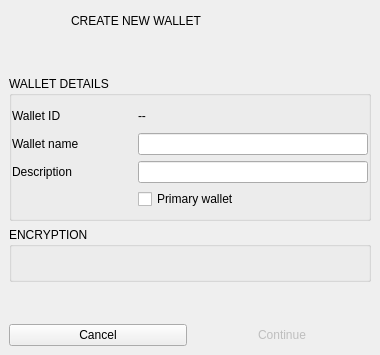
<?xml version="1.0" encoding="UTF-8"?>
<ui version="4.0">
 <class>CreateWalletDialog</class>
 <widget class="QDialog" name="CreateWalletDialog">
  <property name="geometry">
   <rect>
    <x>0</x>
    <y>0</y>
    <width>380</width>
    <height>355</height>
   </rect>
  </property>
  <property name="windowTitle">
   <string>Dialog</string>
  </property>
  <layout class="QVBoxLayout" name="verticalLayout">
   <property name="spacing">
    <number>7</number>
   </property>
   <property name="leftMargin">
    <number>0</number>
   </property>
   <property name="topMargin">
    <number>0</number>
   </property>
   <property name="rightMargin">
    <number>0</number>
   </property>
   <property name="bottomMargin">
    <number>0</number>
   </property>
   <item>
    <widget class="QWidget" name="verticalWidget_2" native="true">
     <property name="minimumSize">
      <size>
       <width>380</width>
       <height>60</height>
      </size>
     </property>
     <property name="maximumSize">
      <size>
       <width>378</width>
       <height>60</height>
      </size>
     </property>
     <property name="darkOverlay" stdset="0">
      <bool>true</bool>
     </property>
     <widget class="QLabel" name="label">
      <property name="geometry">
       <rect>
        <x>1</x>
        <y>1</y>
        <width>401</width>
        <height>40</height>
       </rect>
      </property>
      <property name="text">
       <string>CREATE NEW WALLET</string>
      </property>
      <property name="indent">
       <number>70</number>
      </property>
      <property name="titlePaneSecondary" stdset="0">
       <bool>true</bool>
      </property>
      <property name="h1" stdset="0">
       <bool>true</bool>
      </property>
     </widget>
     <widget class="QLabel" name="label_2">
      <property name="geometry">
       <rect>
        <x>0</x>
        <y>0</y>
        <width>60</width>
        <height>60</height>
       </rect>
      </property>
      <property name="text">
       <string/>
      </property>
      <property name="pixmap">
       <pixmap resource="../armory.qrc">:/resources/wallet_create.png</pixmap>
      </property>
      <property name="alignment">
       <set>Qt::AlignCenter</set>
      </property>
     </widget>
    </widget>
   </item>
   <item>
    <widget class="QWidget" name="widget_2" native="true">
     <property name="minimumSize">
      <size>
       <width>0</width>
       <height>100</height>
      </size>
     </property>
     <layout class="QVBoxLayout" name="verticalLayout_4">
      <item>
       <widget class="QGroupBox" name="groupBox">
        <property name="title">
         <string>WALLET DETAILS</string>
        </property>
        <layout class="QGridLayout" name="gridLayout">
         <property name="leftMargin">
          <number>0</number>
         </property>
         <property name="topMargin">
          <number>9</number>
         </property>
         <property name="rightMargin">
          <number>0</number>
         </property>
         <item row="3" column="1">
          <widget class="QCheckBox" name="checkBoxPrimaryWallet">
           <property name="enabled">
            <bool>true</bool>
           </property>
           <property name="sizePolicy">
            <sizepolicy hsizetype="Expanding" vsizetype="Fixed">
             <horstretch>0</horstretch>
             <verstretch>0</verstretch>
            </sizepolicy>
           </property>
           <property name="text">
            <string>Primary wallet</string>
           </property>
          </widget>
         </item>
         <item row="2" column="1">
          <widget class="QLineEdit" name="lineEditDescription"/>
         </item>
         <item row="1" column="0">
          <widget class="QLabel" name="label_3">
           <property name="sizeIncrement">
            <size>
             <width>0</width>
             <height>0</height>
            </size>
           </property>
           <property name="text">
            <string>Wallet name</string>
           </property>
          </widget>
         </item>
         <item row="1" column="1">
          <widget class="QLineEdit" name="lineEditWalletName"/>
         </item>
         <item row="2" column="0">
          <widget class="QLabel" name="label_4">
           <property name="sizeIncrement">
            <size>
             <width>0</width>
             <height>0</height>
            </size>
           </property>
           <property name="midLineWidth">
            <number>0</number>
           </property>
           <property name="text">
            <string>Description</string>
           </property>
           <property name="alignment">
            <set>Qt::AlignLeading|Qt::AlignLeft|Qt::AlignVCenter</set>
           </property>
          </widget>
         </item>
         <item row="0" column="0">
          <widget class="QLabel" name="label_5">
           <property name="minimumSize">
            <size>
             <width>120</width>
             <height>0</height>
            </size>
           </property>
           <property name="text">
            <string>Wallet ID</string>
           </property>
          </widget>
         </item>
         <item row="0" column="1">
          <widget class="QLabel" name="labelWalletId">
           <property name="sizePolicy">
            <sizepolicy hsizetype="Preferred" vsizetype="Fixed">
             <horstretch>0</horstretch>
             <verstretch>0</verstretch>
            </sizepolicy>
           </property>
           <property name="minimumSize">
            <size>
             <width>0</width>
             <height>22</height>
            </size>
           </property>
           <property name="maximumSize">
            <size>
             <width>16777215</width>
             <height>22</height>
            </size>
           </property>
           <property name="text">
            <string>--</string>
           </property>
          </widget>
         </item>
        </layout>
       </widget>
      </item>
      <item>
       <widget class="QGroupBox" name="groupBox_2">
        <property name="title">
         <string>ENCRYPTION</string>
        </property>
        <layout class="QVBoxLayout" name="verticalLayout_2">
         <property name="spacing">
          <number>0</number>
         </property>
         <property name="leftMargin">
          <number>0</number>
         </property>
         <property name="topMargin">
          <number>0</number>
         </property>
         <property name="rightMargin">
          <number>0</number>
         </property>
         <item>
          <widget class="WalletKeysCreateWidget" name="widgetCreateKeys" native="true">
           <property name="minimumSize">
            <size>
             <width>100</width>
             <height>23</height>
            </size>
           </property>
          </widget>
         </item>
        </layout>
       </widget>
      </item>
      <item>
       <spacer name="verticalSpacer">
        <property name="orientation">
         <enum>Qt::Vertical</enum>
        </property>
        <property name="sizeHint" stdset="0">
         <size>
          <width>0</width>
          <height>10</height>
         </size>
        </property>
       </spacer>
      </item>
     </layout>
    </widget>
   </item>
   <item>
    <widget class="QWidget" name="widget" native="true">
     <property name="buttonBar" stdset="0">
      <bool>true</bool>
     </property>
     <layout class="QHBoxLayout" name="horizontalLayout">
      <item>
       <widget class="QPushButton" name="pushButtonCancel">
        <property name="text">
         <string>Cancel</string>
        </property>
        <property name="flat">
         <bool>false</bool>
        </property>
       </widget>
      </item>
      <item>
       <widget class="QPushButton" name="pushButtonContinue">
        <property name="enabled">
         <bool>false</bool>
        </property>
        <property name="minimumSize">
         <size>
          <width>100</width>
          <height>0</height>
         </size>
        </property>
        <property name="text">
         <string>Continue</string>
        </property>
        <property name="default">
         <bool>true</bool>
        </property>
        <property name="flat">
         <bool>true</bool>
        </property>
       </widget>
      </item>
     </layout>
    </widget>
   </item>
  </layout>
 </widget>
 <customwidgets>
  <customwidget>
   <class>WalletKeysCreateWidget</class>
   <extends>QWidget</extends>
   <header>WalletKeysCreateWidget.h</header>
   <container>1</container>
  </customwidget>
 </customwidgets>
 <tabstops>
  <tabstop>lineEditWalletName</tabstop>
  <tabstop>lineEditDescription</tabstop>
  <tabstop>checkBoxPrimaryWallet</tabstop>
  <tabstop>pushButtonContinue</tabstop>
 </tabstops>
 <resources>
  <include location="../armory.qrc"/>
 </resources>
 <connections/>
</ui>
